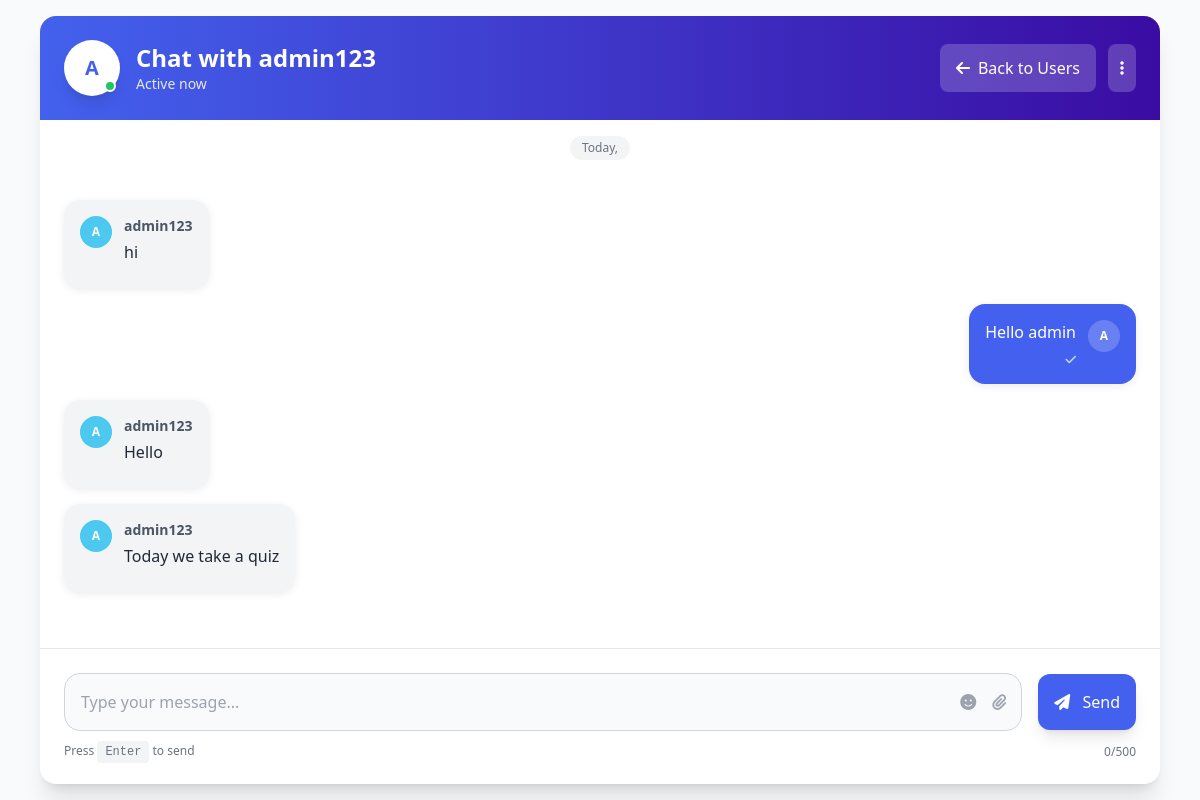
Screenshot of /chat/4/ (signed in) with the database file from the repository.
### chat/models.py (models this page shows, shortened)
class Message(models.Model):
    room = models.ForeignKey(ChatRoom, on_delete=models.CASCADE, related_name='messages')
    sender = models.ForeignKey(User, on_delete=models.CASCADE)
    text = models.TextField()
    created_at = models.DateTimeField(auto_now_add=True)

### chat/views.py (the view, shortened to what this page needs)
# urls.py: path('<int:user_id>/', views.chat_view, name='chat'),
@login_required(login_url='/accounts/login/')
def chat_view(request, user_id):
    other_user = get_object_or_404(User, id=user_id)
    room = get_or_create_room(request.user, other_user)
    messages = room.messages.order_by("created_at")
    return render(request, "chat/chat.html", {
    "room": room,
    "messages": messages,
    "other_user": other_user
})

### chat/utils.py (called while the page is built)
def get_or_create_room(user1, user2):
    if user1.id > user2.id:
        user1, user2 = user2, user1
    room, created = ChatRoom.objects.get_or_create(
        user1=user1,
        user2=user2
    )
    return room

### chat/templates/chat/chat.html (shortened to what this page needs)
<!DOCTYPE html>
<html lang="en">
<head>
    <script src="https://cdn.tailwindcss.com"></script>
    <link rel="stylesheet" href="https://cdnjs.cloudflare.com/ajax/libs/font-awesome/6.4.0/css/all.min.css">
</head>
<body class="bg-gray-50 min-h-screen">
    <div class="max-w-6xl mx-auto p-4 h-screen">
        <div class="bg-white rounded-2xl shadow-xl h-full flex flex-col overflow-hidden">
            <div class="bg-gradient-to-r from-primary to-secondary p-6">
                <div class="flex items-center justify-between">
                    <div class="flex items-center space-x-4">
                        <div class="relative">
                            <div class="w-14 h-14 bg-white rounded-full flex items-center justify-center text-primary font-bold text-xl shadow-lg">
                                {{ other_user.username|first|upper }}
                            </div>
                            <div class="absolute bottom-1 right-1 w-3 h-3 bg-green-500 rounded-full border-2 border-white"></div>
                        </div>
                        <div>
                            <h1 class="text-2xl font-bold text-white">Chat with {{ other_user.username }}</h1>
                            <div class="flex items-center space-x-1 text-gray-200">
                                <span class="text-sm">Active now</span>
                            </div>
                        </div>
                    </div>
                    <div class="flex space-x-3">
                        <a href="{% url 'user_list' %}" class="bg-white/20 hover:bg-white/30 text-white px-4 py-2 rounded-lg transition-colors duration-200 flex items-center space-x-2">
                            <i class="fas fa-arrow-left"></i>
                            <span>Back to Users</span>
                        </a>
                        <button class="bg-white/20 hover:bg-white/30 text-white p-3 rounded-lg transition-colors duration-200">
                            <i class="fas fa-ellipsis-v"></i>
                        </button>
                    </div>
                </div>
            </div>
            <div class="flex-1 overflow-hidden flex flex-col">
                <div class="flex items-center justify-center py-4">
                    <div class="text-xs text-gray-500 bg-gray-100 px-3 py-1 rounded-full">
                        Today, {{ "now"|date:"F j, Y" }}
                    </div>
                </div>
                <div id="chat-box" class="flex-1 overflow-y-auto p-4 md:p-6 space-y-4 chat-scrollbar">
                    {% for m in messages %}
                    <div class="fade-in {% if m.sender == request.user %}flex justify-end{% else %}flex{% endif %}">
                        <div class="max-w-xs md:max-w-md lg:max-w-lg {% if m.sender == request.user %}bg-you-message text-white{% else %}bg-gray-100 text-gray-800{% endif %} rounded-2xl p-4 shadow-message">
                            <div class="flex items-start space-x-3">
                                {% if m.sender != request.user %}
                                <div class="flex-shrink-0">
                                    <div class="w-8 h-8 rounded-full bg-other-message flex items-center justify-center text-white text-xs font-bold">
                                        {{ m.sender.username|first|upper }}
                                    </div>
                                </div>
                                {% endif %}
                                <div class="flex-1">
                                    {% if m.sender != request.user %}
                                    <div class="font-semibold text-sm {% if m.sender == request.user %}text-blue-100{% else %}text-gray-600{% endif %} mb-1">
                                        {{ m.sender.username }}
                                    </div>
                                    {% endif %}
                                    <div class="{% if m.sender == request.user %}text-white{% else %}text-gray-800{% endif %}">
                                        {{ m.text }}
                                    </div>
                                    <div class="flex justify-end mt-2">
                                        <div class="text-xs {% if m.sender == request.user %}text-blue-200{% else %}text-gray-500{% endif %}">
                                            {% if m.sender == request.user %}
                                            <i class="ml-1 fas fa-check text-xs"></i>
                                            {% endif %}
                                        </div>
                                    </div>
                                </div>
                                {% if m.sender == request.user %}
                                <div class="flex-shrink-0">
                                    <div class="w-8 h-8 rounded-full bg-white/20 flex items-center justify-center text-white text-xs font-bold">
                                        {{ m.sender.username|first|upper }}
                                    </div>
                                </div>
                                {% endif %}
                            </div>
                        </div>
                    </div>
                    {% endfor %}
                </div>
                <form method="POST" class="border-t border-gray-200 p-4 md:p-6">
                    <div class="flex items-center space-x-4">
                        <div class="flex-1 relative">
                            <input
                                type="text"
                                name="message"
                                placeholder="Type your message..."
                                autocomplete="off"
                                required
                                class="w-full p-4 pr-12 bg-gray-50 border border-gray-300 rounded-2xl focus:outline-none focus:ring-2 focus:ring-primary focus:border-transparent"
                            >
                            <div class="absolute right-3 top-1/2 transform -translate-y-1/2 flex items-center space-x-2">
                                <button type="button" class="text-gray-400 hover:text-primary p-1">
                                    <i class="fas fa-smile"></i>
                                </button>
                                <button type="button" class="text-gray-400 hover:text-primary p-1">
                                    <i class="fas fa-paperclip"></i>
                                </button>
                            </div>
                        </div>
                        <button
                            type="submit"
                            class="bg-primary hover:bg-secondary text-white p-4 rounded-xl transition-colors duration-200 shadow-lg hover:shadow-xl"
                        >
                            <i class="fas fa-paper-plane"></i>
                            <span class="hidden md:inline ml-2">Send</span>
                        </button>
                    </div>
                    <div class="flex justify-between items-center mt-3 text-xs text-gray-500">
                        <div>
                            Press <kbd class="px-2 py-1 bg-gray-100 rounded">Enter</kbd> to send
                        </div>
                        <div class="text-right">
                            <span>0/500</span>
                        </div>
                    </div>
                </form>
            </div>
        </div>
    </div>
</body>
</html>

### chat/templates/chat/chat.html (style rules this page uses)
.fade-in { animation: fadeIn 0.3s ease-in-out; }

### rows the page displays
Message: sender.username|first "A", sender.username "admin123", text "hi"
Message: text "Hello admin", sender.username|first "A"
Message: sender.username|first "A", sender.username "admin123", text "Hello"
Message: sender.username|first "A", sender.username "admin123", text "Today we take a quiz"

### other values shown
{{ other_user.username|first|upper }} "A"
{{ other_user.username }} "admin123"
